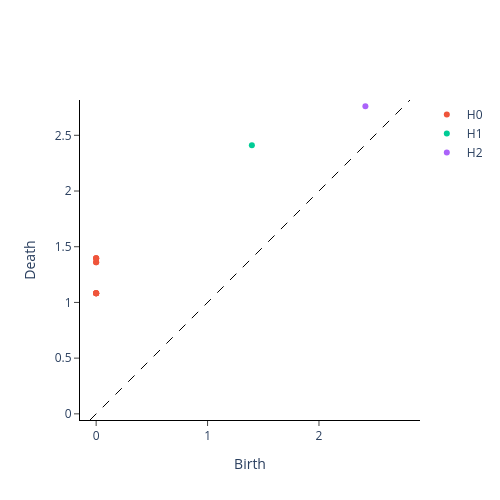

The notebook cell saved with this chart:
### Code cell
# Circle shape persistence diagram
plot_diagram(diagrams_basic[0])

### Figure 1 — Plotly figure (JSON) as saved in the notebook; plotly's stock layout.template omitted (floating-point values rounded to 4 significant figures)
{"data": [{"hoverinfo": "none", "line": {"color": "black", "dash": "dash", "width": 1}, "mode": "lines", "showlegend": false, "type": "scatter", "x": [-0.05523, 2.817], "y": [-0.05523, 2.817]}, {"hoverinfo": "text", "hovertext": ["(0.0, 1.0817999839782715), multiplicity: 2", "(0.0, 1.0817999839782715), multiplicity: 2", "(0.0, 1.082310438156128), multiplicity: 2", "(0.0, 1.082310438156128), multiplicity: 2", "(0.0, 1.082330584526062)", "(0.0, 1.3605091571807861), multiplicity: 2", "(0.0, 1.3605091571807861), multiplicity: 2", "(0.0, 1.3967540264129639), multiplicity: 2", "(0.0, 1.3967540264129639), multiplicity: 2", "(0.0, 1.39756441116333)"], "mode": "markers", "name": "H0", "type": "scatter", "x": [0.0, 0.0, 0.0, 0.0, 0.0, 0.0, 0.0, 0.0, 0.0, 0.0], "y": [1.082, 1.082, 1.082, 1.082, 1.082, 1.361, 1.361, 1.397, 1.397, 1.398]}, {"hoverinfo": "text", "hovertext": ["(1.39756441116333, 2.410830020904541)"], "mode": "markers", "name": "H1", "type": "scatter", "x": [1.398], "y": [2.411]}, {"hoverinfo": "text", "hovertext": ["(2.4166812896728516, 2.761720895767212)"], "mode": "markers", "name": "H2", "type": "scatter", "x": [2.417], "y": [2.762]}], "layout": {"height": 500, "plot_bgcolor": "white", "width": 500, "xaxis": {"autorange": false, "exponentformat": "e", "linecolor": "black", "linewidth": 1, "mirror": false, "range": [-0.05523, 2.817], "showexponent": "all", "showline": true, "side": "bottom", "ticks": "outside", "title": {"text": "Birth"}, "type": "linear", "zeroline": true}, "yaxis": {"autorange": false, "exponentformat": "e", "linecolor": "black", "linewidth": 1, "mirror": false, "range": [-0.05523, 2.817], "scaleanchor": "x", "scaleratio": 1, "showexponent": "all", "showline": true, "side": "left", "ticks": "outside", "title": {"text": "Death"}, "type": "linear", "zeroline": true}}}
